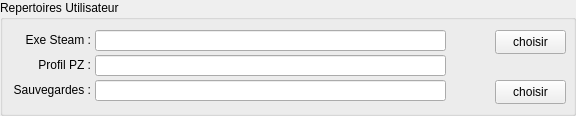
   <widget class="QGroupBox" name="groupBox_UserDir">
    <property name="geometry">
     <rect>
      <x>15</x>
      <y>160</y>
      <width>576</width>
      <height>116</height>
     </rect>
    </property>
    <property name="title">
     <string>Repertoires Utilisateur</string>
    </property>
    <widget class="QLineEdit" name="lineEdit_ProfilPZ">
     <property name="geometry">
      <rect>
       <x>95</x>
       <y>55</y>
       <width>351</width>
       <height>21</height>
      </rect>
     </property>
     <property name="font">
      <font>
       <pointsize>10</pointsize>
       <kerning>true</kerning>
      </font>
     </property>
     <property name="readOnly">
      <bool>true</bool>
     </property>
    </widget>
    <widget class="QLabel" name="label_IconStatus_RepertoireSaveGame">
     <property name="geometry">
      <rect>
       <x>455</x>
       <y>75</y>
       <width>31</width>
       <height>31</height>
      </rect>
     </property>
     <property name="text">
      <string notr="true"/>
     </property>
     <property name="pixmap">
      <pixmap resource="ressources.qrc">:/gfx/gfx/supprimer.png</pixmap>
     </property>
     <property name="scaledContents">
      <bool>true</bool>
     </property>
    </widget>
    <widget class="QLineEdit" name="lineEdit_RepertoireSaveGame">
     <property name="geometry">
      <rect>
       <x>95</x>
       <y>80</y>
       <width>351</width>
       <height>21</height>
      </rect>
     </property>
     <property name="font">
      <font>
       <pointsize>10</pointsize>
       <kerning>true</kerning>
      </font>
     </property>
     <property name="alignment">
      <set>Qt::AlignLeading|Qt::AlignLeft|Qt::AlignVCenter</set>
     </property>
     <property name="readOnly">
      <bool>true</bool>
     </property>
    </widget>
    <widget class="QLabel" name="label_IconStatus_ProfilPZ">
     <property name="geometry">
      <rect>
       <x>455</x>
       <y>50</y>
       <width>31</width>
       <height>31</height>
      </rect>
     </property>
     <property name="text">
      <string notr="true"/>
     </property>
     <property name="pixmap">
      <pixmap resource="ressources.qrc">:/gfx/gfx/supprimer.png</pixmap>
     </property>
     <property name="scaledContents">
      <bool>true</bool>
     </property>
    </widget>
    <widget class="QLabel" name="label_4">
     <property name="geometry">
      <rect>
       <x>10</x>
       <y>55</y>
       <width>81</width>
       <height>20</height>
      </rect>
     </property>
     <property name="text">
      <string>Profil PZ :</string>
     </property>
     <property name="alignment">
      <set>Qt::AlignRight|Qt::AlignTrailing|Qt::AlignVCenter</set>
     </property>
    </widget>
    <widget class="QLabel" name="label_5">
     <property name="geometry">
      <rect>
       <x>10</x>
       <y>80</y>
       <width>81</width>
       <height>20</height>
      </rect>
     </property>
     <property name="text">
      <string>Sauvegardes :</string>
     </property>
     <property name="alignment">
      <set>Qt::AlignRight|Qt::AlignTrailing|Qt::AlignVCenter</set>
     </property>
    </widget>
    <widget class="QPushButton" name="pushButton_SetRepertoireSaveGame">
     <property name="geometry">
      <rect>
       <x>495</x>
       <y>80</y>
       <width>71</width>
       <height>24</height>
      </rect>
     </property>
     <property name="text">
      <string>choisir</string>
     </property>
    </widget>
    <widget class="QLineEdit" name="lineEdit_ExePZ">
     <property name="geometry">
      <rect>
       <x>95</x>
       <y>30</y>
       <width>351</width>
       <height>21</height>
      </rect>
     </property>
     <property name="font">
      <font>
       <pointsize>10</pointsize>
       <kerning>true</kerning>
      </font>
     </property>
     <property name="readOnly">
      <bool>true</bool>
     </property>
    </widget>
    <widget class="QLabel" name="label_IconStatus_ExePZ">
     <property name="geometry">
      <rect>
       <x>455</x>
       <y>25</y>
       <width>31</width>
       <height>31</height>
      </rect>
     </property>
     <property name="text">
      <string notr="true"/>
     </property>
     <property name="pixmap">
      <pixmap resource="ressources.qrc">:/gfx/gfx/supprimer.png</pixmap>
     </property>
     <property name="scaledContents">
      <bool>true</bool>
     </property>
    </widget>
    <widget class="QLabel" name="label_6">
     <property name="geometry">
      <rect>
       <x>10</x>
       <y>30</y>
       <width>81</width>
       <height>20</height>
      </rect>
     </property>
     <property name="text">
      <string>Exe Steam :</string>
     </property>
     <property name="alignment">
      <set>Qt::AlignRight|Qt::AlignTrailing|Qt::AlignVCenter</set>
     </property>
    </widget>
    <widget class="QPushButton" name="pushButton_SetExePZ">
     <property name="geometry">
      <rect>
       <x>495</x>
       <y>30</y>
       <width>71</width>
       <height>24</height>
      </rect>
     </property>
     <property name="text">
      <string>choisir</string>
     </property>
    </widget>
   </widget>
